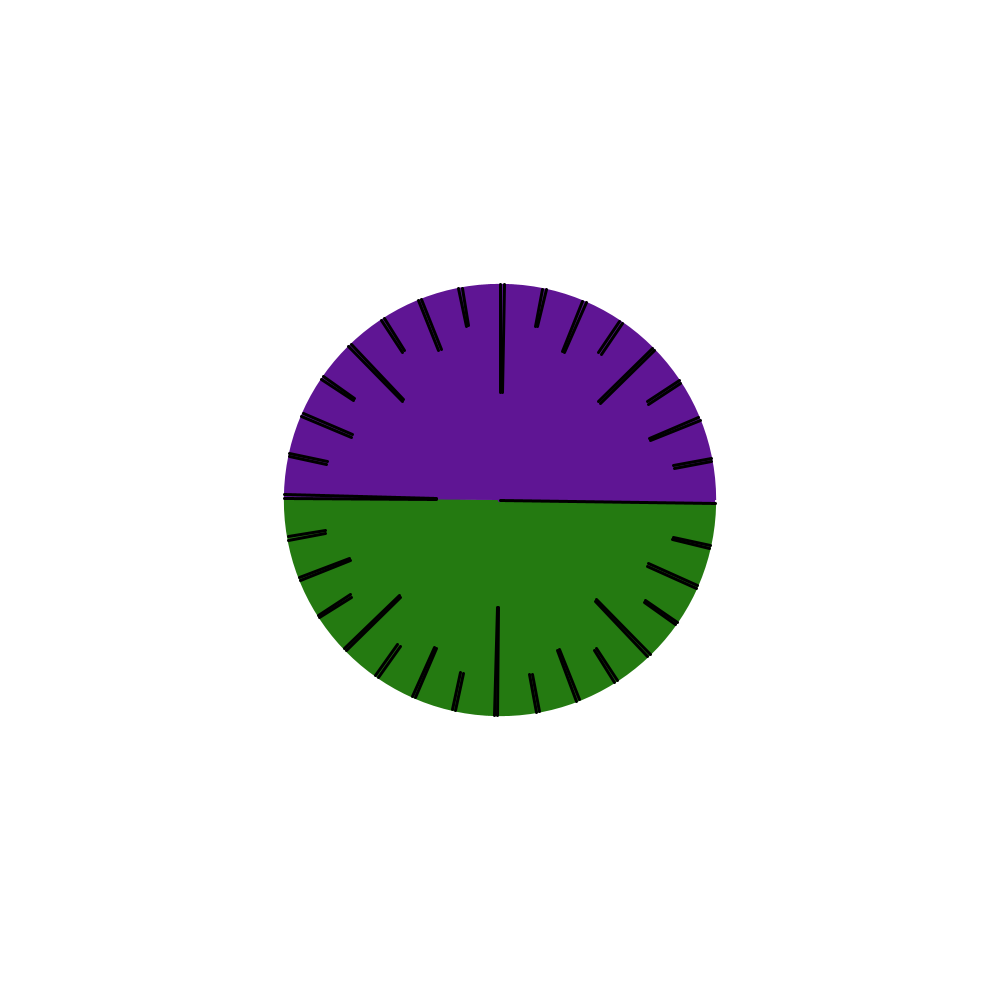
Frame 1 (no input)
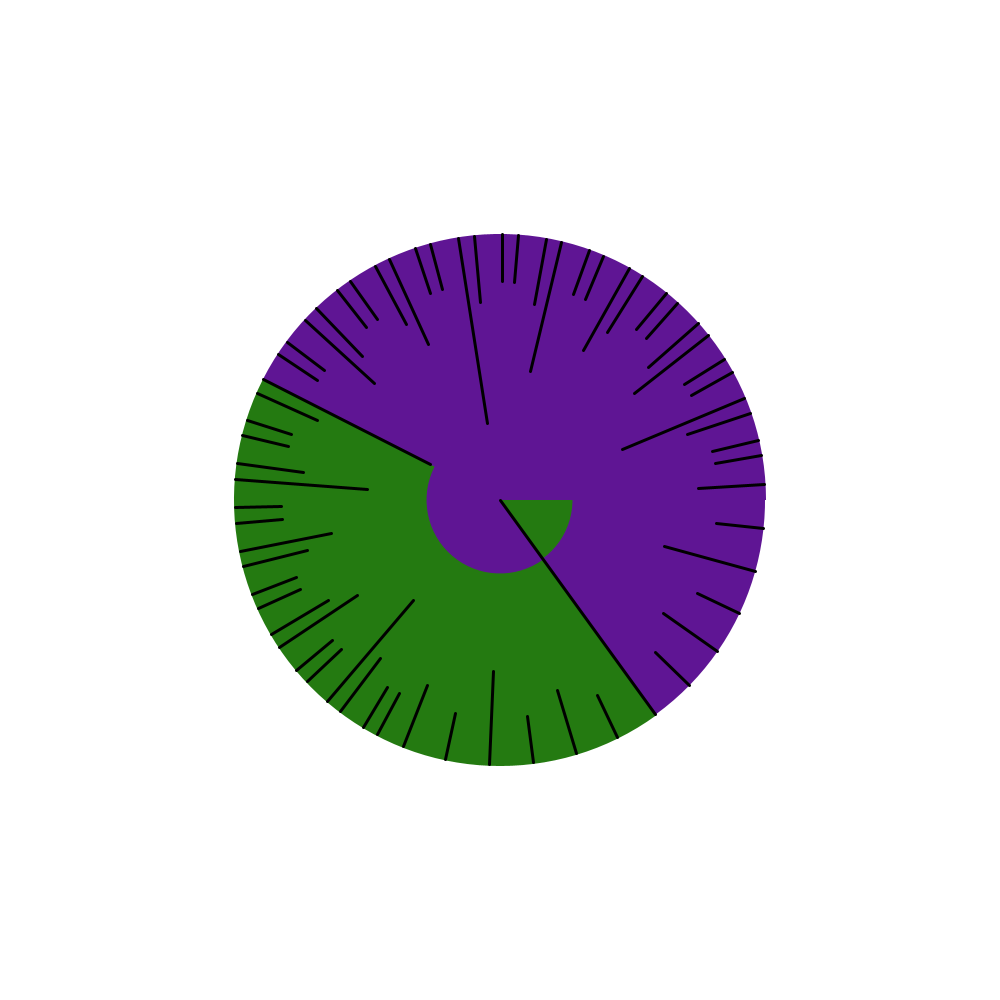
Frame 60 (the mouse pressed at the canvas centre just before this capture)
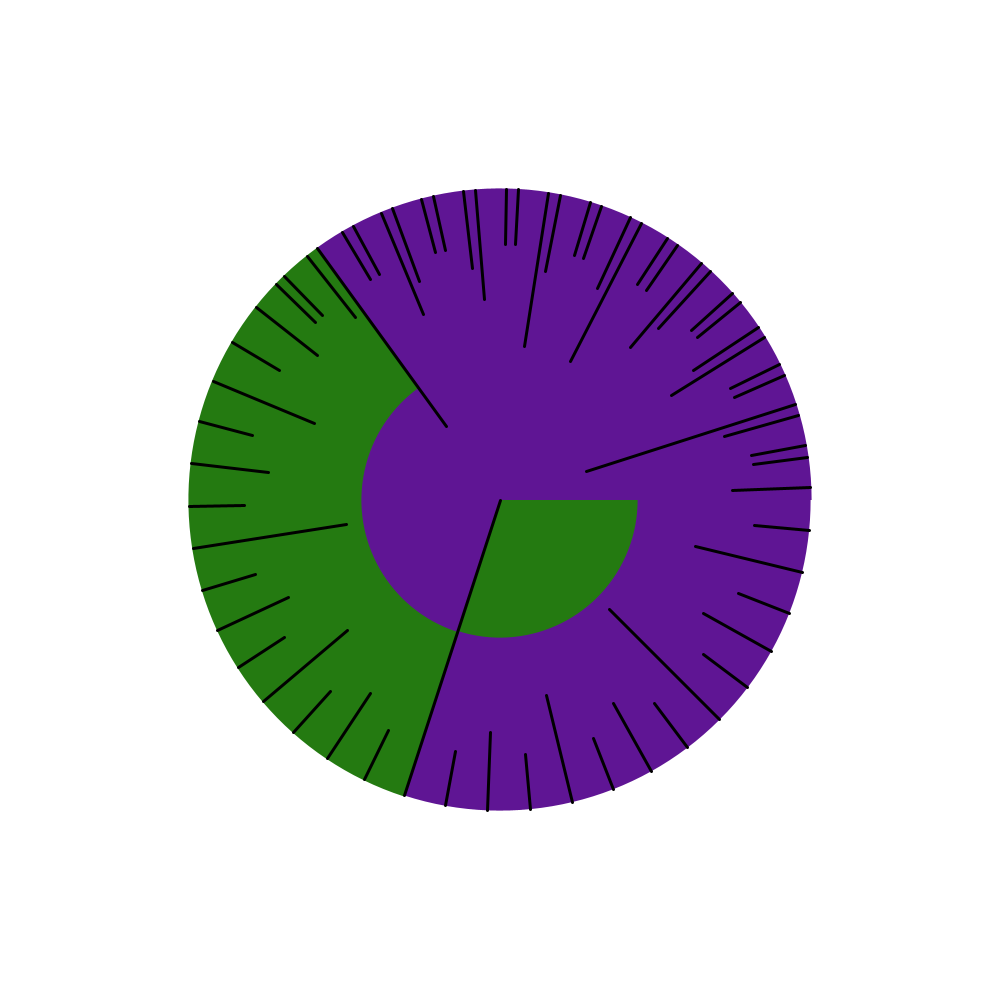
Frame 120 (the mouse held since frame 60 and released just before this capture)

The Processing sketch that drew these frames (run headless with seeded random() and noise(); from frame 60 on, the mouse is pressed at the canvas centre):

// Processing sketch: second_digit
// ── second_digit.pde
float t = 1;
int n = 0;
float R = 500;
float q = 0.7;


void setup(){
  size(1000,1000);
}

void draw(){
  background(255);
  translate(500,500);
  scale(1,-1);
  noStroke();
  if(t>0.005){
    t-=0.005;
  }
  
  Wedges(2,t);
  
 
  n++;
}

void Wedges(int N_layers, float t){
  color[] colors = {color(36, 122, 17),color(95, 21, 148)};
  for(int layer=N_layers;layer>0;layer--){
    int N_wedges = int(pow(2,layer));
    int i = 0;
    //BOTTOM HALF
    /*if (layer==1){
      i=1;
    }*/
    //TOP HALF
    for(int wedge=N_wedges-1; wedge>-1; wedge--){
      float stop = (1+t)*(wedge+1)*2*PI/N_wedges;
      float start = (1+t)*(wedge)*2*PI/N_wedges;
      float r =R*(1/q-pow(q,layer-t-1));
      fill(colors[i]);
      if(wedge < N_wedges/2){
        r = r+1;
      }
      arc(0,0, 2*r, 2*r, start, stop,PIE);
      i++;
      i = i%2;
    }
    
  }
  float r =R*(1/q-pow(q,N_layers-t-1));
  strokeWeight(3);
  stroke(0);
  for(int i=0;i<=5;i++){
    float n = pow(2,i);
    for(int j=0; j<n;j++){
      float k = (2*j+1)*(1+t);
      float len = r/sqrt(n);
      line(r*cos(PI*k/n),r*sin(PI*k/n),(r-len)*cos(PI*k/n),(r-len)*sin(PI*k/n));
    }
  }
  
}

float smoothstep(float t){
  if (t<0){
    return 0;
  }
  else if (t<1){
    return 3*t*t - 2*t*t*t;
  }
  else{
    return 1;
  }
}
    
